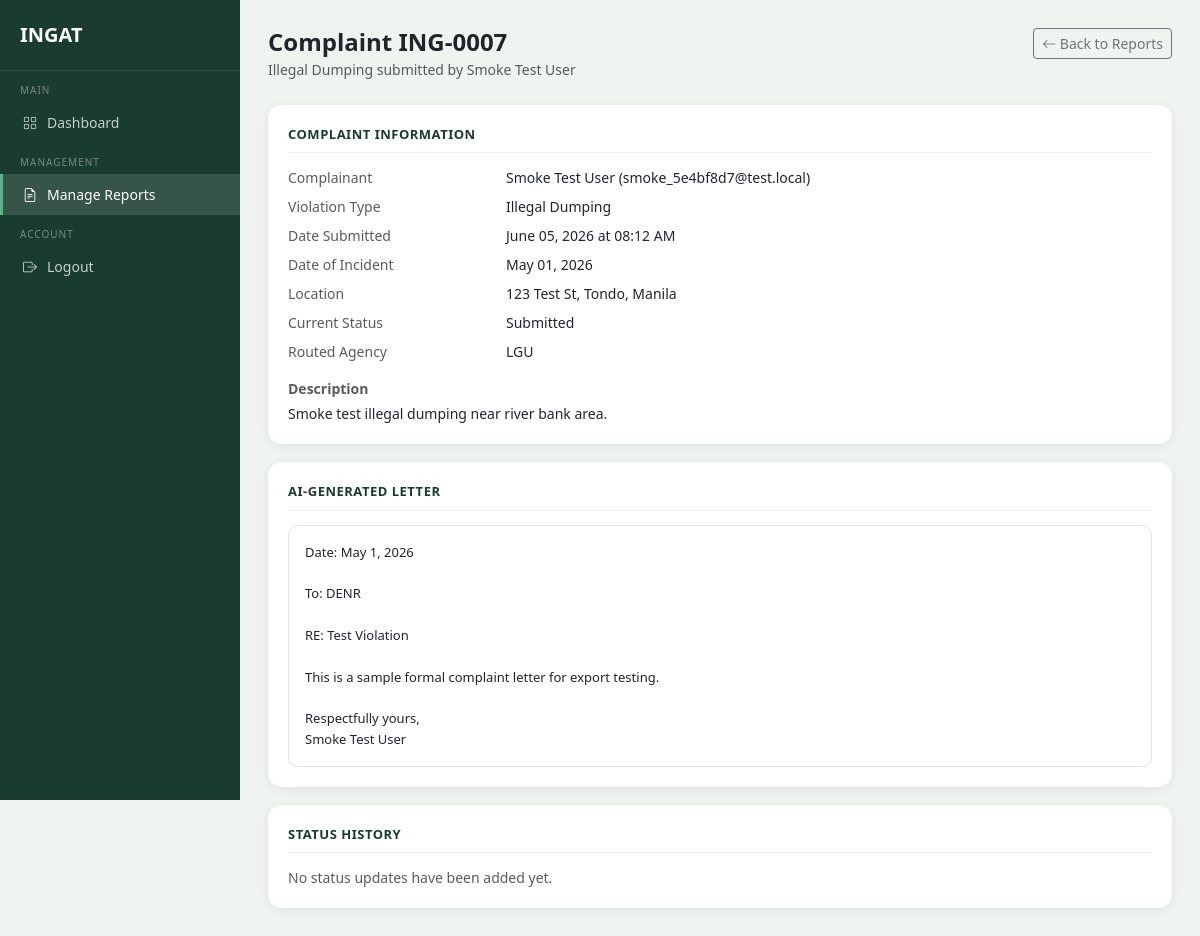
The page /admin/reports/7 (signed in) on the database its author committed.
### models.py (models this page shows, shortened)
class Complaint(db.Model):
    __tablename__ = 'complaints'
    id = db.Column(db.Integer, primary_key=True)
    user_id = db.Column(db.Integer, db.ForeignKey('users.id'), nullable=False)
    agency_id = db.Column(db.Integer, db.ForeignKey('agencies.id'), nullable=True)
    violation_type = db.Column(db.String(100), nullable=False)
    street_address = db.Column(db.String(255), nullable=False)
    barangay = db.Column(db.String(100), nullable=False)
    municipality = db.Column(db.String(100), nullable=False)
    date_incident = db.Column(db.Date, nullable=False)
    description = db.Column(db.Text, nullable=False)
    photo_path = db.Column(db.String(255), nullable=True)
    generated_letter = db.Column(db.Text, nullable=True)
    letter_generated = db.Column(db.Boolean, default=False)
    status = db.Column(db.String(50), default='Submitted')
    created_at = db.Column(db.DateTime, default=datetime.utcnow)
    status_history = db.relationship('StatusHistory', backref='complaint', lazy=True)

class User(db.Model, UserMixin):
    __tablename__ = 'users'
    id = db.Column(db.Integer, primary_key=True)
    full_name = db.Column(db.String(100), nullable=False)
    email = db.Column(db.String(120), unique=True, nullable=False)
    contact_number = db.Column(db.String(11), nullable=False)
    barangay = db.Column(db.String(100), nullable=False)
    municipality = db.Column(db.String(100), nullable=False)
    password_hash = db.Column(db.String(256), nullable=False)
    status = db.Column(db.String(20), default='active')
    email_notif = db.Column(db.Boolean, default=True)
    inapp_notif = db.Column(db.Boolean, default=True)
    created_at = db.Column(db.DateTime, default=datetime.utcnow)
    complaints = db.relationship('Complaint', backref='complainant', lazy=True)
    email_verifications = db.relationship('EmailVerification', backref='user', lazy=True)

class Agency(db.Model):
    __tablename__ = 'agencies'
    id = db.Column(db.Integer, primary_key=True)
    agency_name = db.Column(db.String(100), nullable=False)
    contact_email = db.Column(db.String(120), nullable=False)
    contact_number = db.Column(db.String(11), nullable=False)
    violation_types = db.Column(db.String(255), nullable=False)
    status = db.Column(db.String(20), default='active')
    created_at = db.Column(db.DateTime, default=datetime.utcnow)
    complaints = db.relationship('Complaint', backref='agency', lazy=True)

### routes/admin_routes.py (the view)
@admin_bp.route('/reports/<int:complaint_id>')
@admin_required
def report_detail(complaint_id):
    from models import Complaint
    complaint = Complaint.query.get_or_404(complaint_id)
    status_history = sorted(
        complaint.status_history,
        key=lambda entry: entry.updated_at,
        reverse=True,
    )
    return render_template(
        'admin/report_detail.html',
        complaint=complaint,
        status_history=status_history,
    )

### routes/auth.py (called while the page is built)
def admin_required(fn):
    @login_required
    @wraps(fn)
    def wrapper(*args, **kwargs):
        from models import AdminUser
        if not isinstance(current_user, AdminUser):
            flash('Please log in as admin.', 'danger')
            return redirect(url_for('admin.admin_login'))
        return fn(*args, **kwargs)
    return wrapper

### templates/admin/report_detail.html (shortened to what this page needs)
<!DOCTYPE html>
<html lang="en">
<head>
    <link href="https://cdn.jsdelivr.net/npm/bootstrap@5.3.0/dist/css/bootstrap.min.css" rel="stylesheet">
    <link href="https://cdn.jsdelivr.net/npm/bootstrap-icons@1.10.5/font/bootstrap-icons.css" rel="stylesheet">
</head>
<body>
<div class="sidebar">
    <a href="{{ url_for('admin.dashboard') }}" class="sidebar-brand">INGAT</a>
    <div class="sidebar-label">Main</div>
    <a href="{{ url_for('admin.dashboard') }}" class="sidebar-item">
        <i class="bi bi-grid"></i> Dashboard
    </a>
    <div class="sidebar-label">Management</div>
    <a href="{{ url_for('admin.manage_reports') }}" class="sidebar-item active">
        <i class="bi bi-file-earmark-text"></i> Manage Reports
    </a>
    <div class="sidebar-label">Account</div>
    <a href="{{ url_for('admin.logout') }}" class="sidebar-item">
        <i class="bi bi-box-arrow-right"></i> Logout
    </a>
</div>
<div class="main-content">
    <div class="d-flex justify-content-between align-items-start mb-4">
        <div>
            <h4 class="fw-bold mb-0">Complaint ING-{{ '%04d' % complaint.id }}</h4>
            <small class="text-muted">{{ complaint.violation_type }} submitted by {{ complaint.complainant.full_name }}</small>
        </div>
        <a href="{{ url_for('admin.manage_reports') }}" class="btn btn-outline-secondary btn-sm">
            <i class="bi bi-arrow-left"></i> Back to Reports
        </a>
    </div>
    <div class="section-card">
        <div class="section-title">Complaint Information</div>
        <div class="row small g-2">
            <div class="col-md-3 text-muted">Complainant</div>
            <div class="col-md-9">{{ complaint.complainant.full_name }} ({{ complaint.complainant.email }})</div>
            <div class="col-md-3 text-muted">Violation Type</div>
            <div class="col-md-9">{{ complaint.violation_type }}</div>
            <div class="col-md-3 text-muted">Date Submitted</div>
            <div class="col-md-9">{{ complaint.created_at.strftime('%B %d, %Y at %I:%M %p') }}</div>
            <div class="col-md-3 text-muted">Date of Incident</div>
            <div class="col-md-9">{{ complaint.date_incident.strftime('%B %d, %Y') }}</div>
            <div class="col-md-3 text-muted">Location</div>
            <div class="col-md-9">{{ complaint.street_address }}, {{ complaint.barangay }}, {{ complaint.municipality }}</div>
            <div class="col-md-3 text-muted">Current Status</div>
            <div class="col-md-9">{{ complaint.status }}</div>
            {% if complaint.agency %}
            <div class="col-md-3 text-muted">Routed Agency</div>
            <div class="col-md-9">{{ complaint.agency.agency_name }}</div>
            {% endif %}
        </div>
        <div class="mt-3">
            <p class="small fw-semibold text-muted mb-1">Description</p>
            <p class="small mb-0">{{ complaint.description }}</p>
        </div>
    </div>
    <div class="section-card">
        <div class="section-title">AI-Generated Letter</div>
        {% if complaint.letter_generated and complaint.generated_letter %}
            <div class="letter-preview">{{ complaint.generated_letter }}</div>
        {% else %}
            <p class="small text-muted mb-0">No generated letter is available for this complaint.</p>
        {% endif %}
    </div>
    <div class="section-card">
        <div class="section-title">Status History</div>
        {% if status_history %}
            {% for entry in status_history %}
            <div class="timeline-item">
                <p class="small fw-semibold mb-0">{{ entry.new_status }}</p>
                <p class="small text-muted mb-0">{{ entry.updated_at.strftime('%B %d, %Y at %I:%M %p') }}</p>
                {% if entry.remarks %}
                <p class="small mb-0 mt-1">{{ entry.remarks }}</p>
                {% endif %}
            </div>
            {% endfor %}
        {% else %}
            <p class="small text-muted mb-0">No status updates have been added yet.</p>
        {% endif %}
    </div>
</div>
</body>
</html>

### templates/admin/report_detail.html (style rules this page uses)
body { background-color: #f0f4f0; font-family: 'Segoe UI', sans-serif; }
.sidebar { width: 240px; min-height: 100vh; background-color: #1A3C2E; position: fixed; top: 0; left: 0; padding-top: 20px; z-index: 100; }
.sidebar-brand { color: white; font-size: 20px; font-weight: 700; padding: 0 20px 20px; border-bottom: 1px solid rgba(255,255,255,.1); display: block; text-decoration: none; }
.sidebar-label { font-size: 10px; text-transform: uppercase; letter-spacing: 1px; color: rgba(255,255,255,.4); padding: 12px 20px 4px; }
.sidebar-item { display: flex; align-items: center; gap: 10px; padding: 10px 20px; color: rgba(255,255,255,.75); text-decoration: none; font-size: 14px; border-left: 3px solid transparent; }
.sidebar-item:hover, .sidebar-item.active { background: rgba(255,255,255,.12); color: white; border-left-color: #52B788; }
.main-content { margin-left: 240px; padding: 28px; }
.section-card { background: white; border-radius: 14px; padding: 20px; box-shadow: 0 2px 12px rgba(0,0,0,.07); margin-bottom: 18px; }
.section-title { font-size: 13px; font-weight: 700; color: #1A3C2E; text-transform: uppercase; letter-spacing: .5px; border-bottom: 1px solid #edf2ef; padding-bottom: 8px; margin-bottom: 14px; }
.letter-preview { background: #fff; border: 1px solid #dee2e6; border-radius: 10px; padding: 16px; max-height: 340px; overflow-y: auto; white-space: pre-wrap; font-size: 13px; line-height: 1.6; }

### rows shown on the page
Complaint: id "0007", violation_type "Illegal Dumping", created_at "June 05, 2026 at 08:12 AM", date_incident "May 01, 2026", street_address "123 Test St", barangay "Tondo", municipality "Manila", status "Submitted", description "Smoke test illegal dumping near river bank area.", generated_letter "Date: May 1, 2026 To: DENR RE: Test Violation This is a sample formal complaint letter for export testing. Respectfully yours, Smoke Test User"
User: complainant.full_name "Smoke Test User", complainant.email "smoke_5e4bf8d7@test.local"
Agency: agency.agency_name "LGU"
